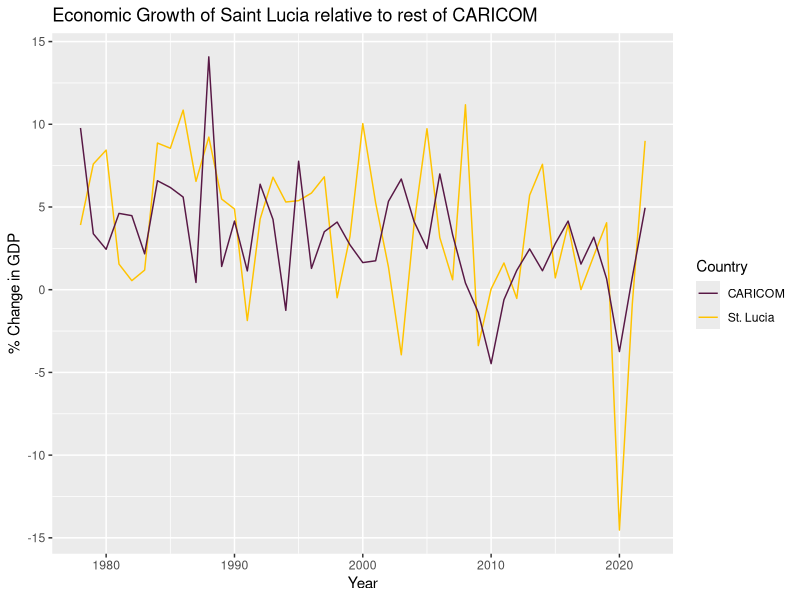

R code for this plot: (Note: this script raises an error after producing the figure.)
## ---- chunk 1
knitr::opts_chunk$set(echo = TRUE)
library(tidyverse)
library(ggplot2)
## ---- chunk 2
economic_growth_data<- read.csv("St_Lucia/caricom_growth_data.csv")
caricom_country_list<- c("Antigua and Barbuda",
                          "Bahamas, The",
                          "Barbados",
                          "Belize",
                          "Dominica",
                          "Grenada",
                          "Guyana",
                          "Haiti",
                          "Jamaica",
                          "St. Kitts and Nevis",
                          "St. Lucia",
                          "St. Vincent and the Grenadines",
                          "Suriname",
                          "Trinidad and Tobago",
                          "Caribbean small states")

caricom_growth_data<- economic_growth_data |> filter(Country.Name %in% caricom_country_list) |> 
                            select(c(Country.Name,X1978:last_col()))

caricom_growth_data$Country.Name<- ifelse(caricom_growth_data$Country.Name=="Caribbean small states",
                                          "CARICOM", caricom_growth_data$Country.Name)

col<- str_replace(colnames(caricom_growth_data),"X","")
colnames(caricom_growth_data)<- col

caricom_growth_data_1<- as.data.frame(t(caricom_growth_data), row.names=c(1:46))
colnames(caricom_growth_data_1)<- caricom_country_list
caricom_growth_data_1<- caricom_growth_data_1[-1,]

years<- c(1978:2022)
caricom_growth_data_1<- caricom_growth_data_1 |> mutate(
                                              Year = years, .before=1
)

#Let's write this out into a csv:

write.csv(caricom_growth_data_1,"caricom_growth.csv")

## ---- chunk 3
caricom_growth<- read.csv("St_Lucia/caricom_growth.csv") |> select(Year:Caribbean.small.states)
caricom_growth$Year<- ymd(caricom_growth$Year, truncated=2L)
colnames(caricom_growth)<- c("Year","Antigua and Barbuda", "The Bahamas","Barbados", "Belize",
                             "Dominica","Grenada", "Guyana","Haiti", "Jamaica",
                             "St.Kitts and Nevis", "St. Lucia", "St. Vincent and the Grenadines",
                             "Suriname", "Trinidad and Tobago", "CARICOM")

ggplot(caricom_growth, aes(x=Year))+
         geom_line(aes(y=`St. Lucia`, color = 'St. Lucia'))+
         geom_line(aes(y= CARICOM, color = 'CARICOM'))+
         ggtitle("Economic Growth of Saint Lucia relative to rest of CARICOM")+
         xlab("Year")+ylab('% Change in GDP')+
         scale_color_manual(name="Country", values = c('#581845','#FFC300') )
## ---- chunk 4

antigua<- caricom_growth |> select(Year,Antigua.and.Barbuda)
ggplot(antigua, aes(x="Year", y= Antigua.and.Barbuda, group =1))+ 
         geom_line()

## ---- chunk 5
pop_by_age<- read.csv("St_Lucia/IDB_12-18-2023.csv") |> select(Year, GROUP,
                                                      Male.Population,
                                                      Female.Population,
                                                      )

pyramid_frame<- pop_by_age |> pivot_longer(cols = c(Male.Population,Female.Population),names_to = "Gender", values_to="Population") 

pyramid_frame$Gender <- ifelse(pyramid_frame$Gender=="Male.Population", "M","F")
pyramid_frame$Year<- ymd(pyramid_frame$Year, truncated=2L)

pyramid_frame<- pyramid_frame |> mutate(Population=
                                          ifelse(Gender=="M", Population*(-1),
                                            Population)) |> filter(GROUP!= "100+") |>filter(GROUP!="TOTAL") 


range_pop<- range(pyramid_frame$Population)
breaks_pop<- pretty(range_pop, n=7)


ggplot(data=pyramid_frame, aes(x=GROUP, y = Population, fill=Gender))+
  geom_bar(stat="identity")+coord_flip()+
  scale_fill_manual(name = "Gender",labels = c("Male", "Female"),
                      values = c('#581845','#FFC300'))+
  scale_y_continuous(breaks  = breaks_pop,
                       labels = abs(breaks_pop))


